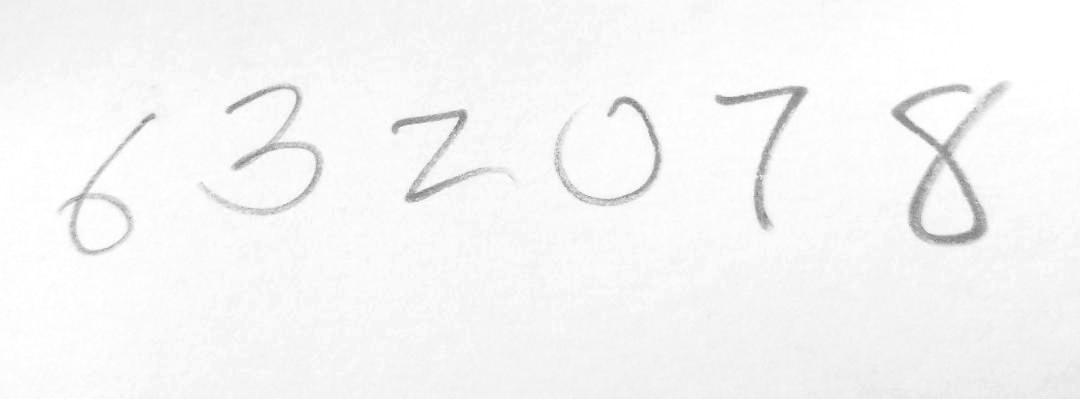
#> input picture my_app/_original_from_photo.png, 1080 x 399 px
$ python -i processing.py   (imports and definitions only)
#> lines starting #> are read from the running program, lines starting #| are printed output that depends on the picture; after the words box and inside, x2 and y2 are one past the last pixel; in counts of white or black regions, pixels touching at a corner belong together
from skimage import io
from skimage import filters, color
from scipy import ndimage as ndi
from PIL import Image
import cv2


import numpy as np
import pandas as pd
import matplotlib.colors as mcolors
import matplotlib.pyplot as plt
plt.rcParams["figure.figsize"] = (20,6)

from itertools import chain
from math import ceil
import subprocess
import os


from sklearn import svm
from matplotlib.colors import Normalize

from sklearn.svm import SVC
from sklearn.preprocessing import StandardScaler

colors = np.array(list(chain(mcolors.BASE_COLORS.values())))        ##mcolors.CSS4_COLORS


def count_seg(filename):
    image = io.imread(filename)
    gray_image = color.rgb2gray(np.invert(image))
    thresh = filters.threshold_mean(gray_image)
    binary = gray_image > thresh
    label_arr, num_seg = ndi.label(np.invert(binary))
    return num_seg

def label_segments(filename,savename='',photo=False,marker=False):
#> called with filename = '_original_from_photo.png', savename = '', photo = False, marker = False
    alpha=1.1
    beta=0
    try:
        image = cv2.imread(filename,cv2.IMREAD_GRAYSCALE)
#> image is the input picture: shape (399, 1080); min 122, max 255, mean 246
    except:
        image = plt.imread(filename)
    if marker==False:
        try:
            image = cv2.blur(image, (8, 8))
        except:
            pass
    fig,axes = plt.subplots(1,figsize=(20,10))
    axes.imshow(image,cmap='gray')
    axes.set_title('Raw Image')
    if photo:
        image = cv2.convertScaleAbs(image, alpha=alpha, beta=beta)
        arrraaayyy = np.array(image)
        gray_image = color.rgb2gray(arrraaayyy)
        meaaannn = np.mean(gray_image)
        if marker:
            binary = gray_image>(meaaannn*.9)
        else:
            binary = gray_image>(meaaannn*.85)
        huh = (binary==1)*0+(binary==0)*1
        temp = savename+'_original_from_photo.png'
        io.imsave(temp,np.array(image, dtype = np.uint8 ))
        label_arr, num_seg = ndi.label(huh)
        #plot_numbered_image(label_arr)
        segments = np.arange(1,num_seg+1)
        fig,axes = plt.subplots(1,figsize=(20,10))
        axes.imshow(huh)
        axes.set_title('Postprocessed Image')
        fig.savefig(savename+'_postprocessed.jpg')
        return huh,np.array(label_arr),segments,image #label_segments(temp,savename,photo=False)
    else:
        gray_image = color.rgb2gray(image)
        thresh = filters.threshold_mean(gray_image)
#> thresh = 246
        binary = gray_image > thresh
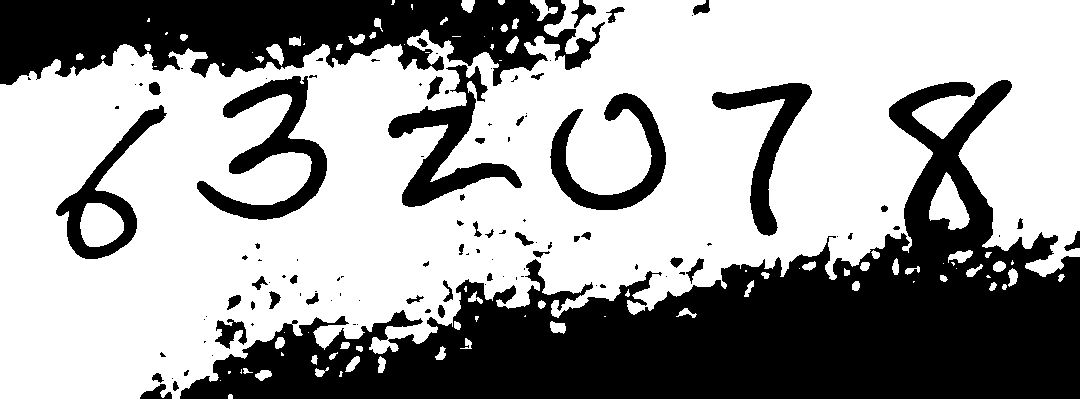
#> binary: shape (399, 1080) bool; 62.2% white; 113 black regions (64 under 20 px), largest, box (x1, y1, x2, y2) and area: (180, 80, 1080, 399) 101593, (0, 0, 605, 86) 33738, (197, 76, 327, 220) 5918

    io.imsave(savename+'_original.jpg',(np.array(binary*1, dtype = np.uint8 )))
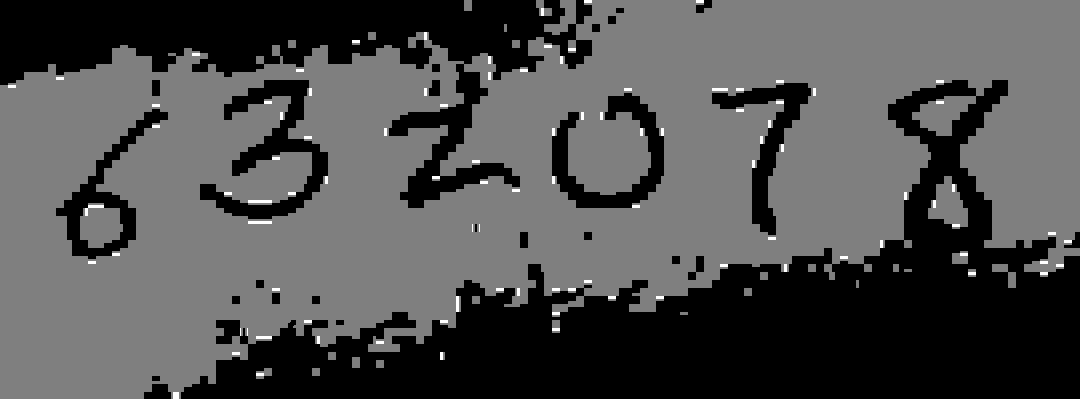
#> saved as _original.jpg: shape (399, 1080); min 0, max 2, mean 0.627; drawn with min black and max white
#     binary = tf.image.convert_image_dtype(binary, dtype=tf.uint8)  ##suppresses warning of lossy conversion
#     io.imsave(savename+'_original.png',binary)
    label_arr, num_seg = ndi.label(np.invert(binary))
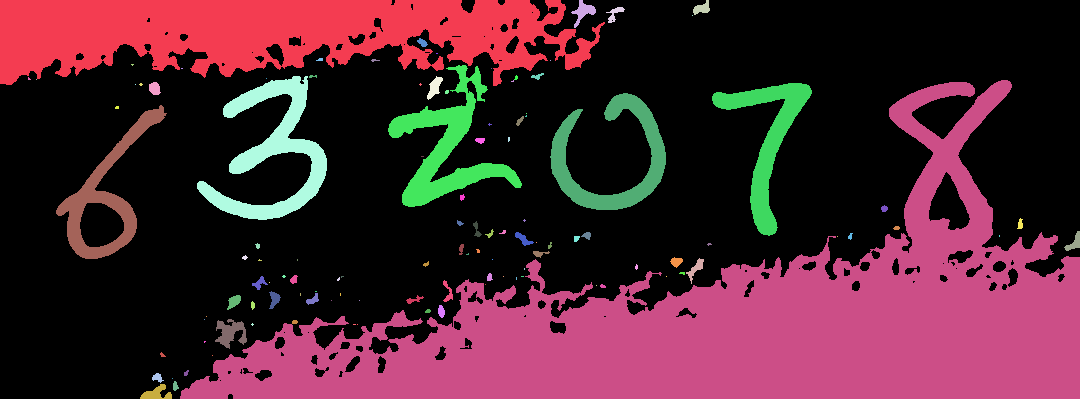
#> label_arr: shape (399, 1080) int32; 117 distinct labels, from 0 to 116; one colour per label, 0 black
#> num_seg = 116

    segments = np.arange(1,num_seg+1)
#> segments = 116 values from 1 to 116
    #print(segments)
    return binary*1,np.array(label_arr),segments,image

def plot_image(label_arr):
    plt.subplots(ncols=1, nrows=1, figsize=(8, 8))
    plt.imshow(label_arr, cmap=plt.cm.gray)
    plt.title("Labeled image")
    plt.show()


def plot_numbered_image(label_arr,savename='',no_rotate=False):
    colors = np.array(list(chain(mcolors.TABLEAU_COLORS.values())))
    # np.repeat(colors,2)                                         ### put in repeat for large sets
    pixarray=np.rot90(label_arr,3)
    imax,jmax = pixarray.shape
    fig,ax=plt.subplots(ncols=1, nrows=1, figsize=(20,int(20*jmax/imax)))
    plt.xticks(np.arange(0,imax))
    plt.yticks(np.arange(0,jmax))
    np.random.shuffle(colors)
    for i in range(imax):
        for j in range(jmax):
            val = pixarray[i][j]
            if val != 0:
                ax.text(i,j,val,fontsize=20,color=colors[val])
    plt.xticks([])
    plt.yticks([])
    plt.show()
    fig.savefig(savename+'_segmented.png')

# [176 lines of commented-out code are left out]

>>> result = label_segments('_original_from_photo.png')
